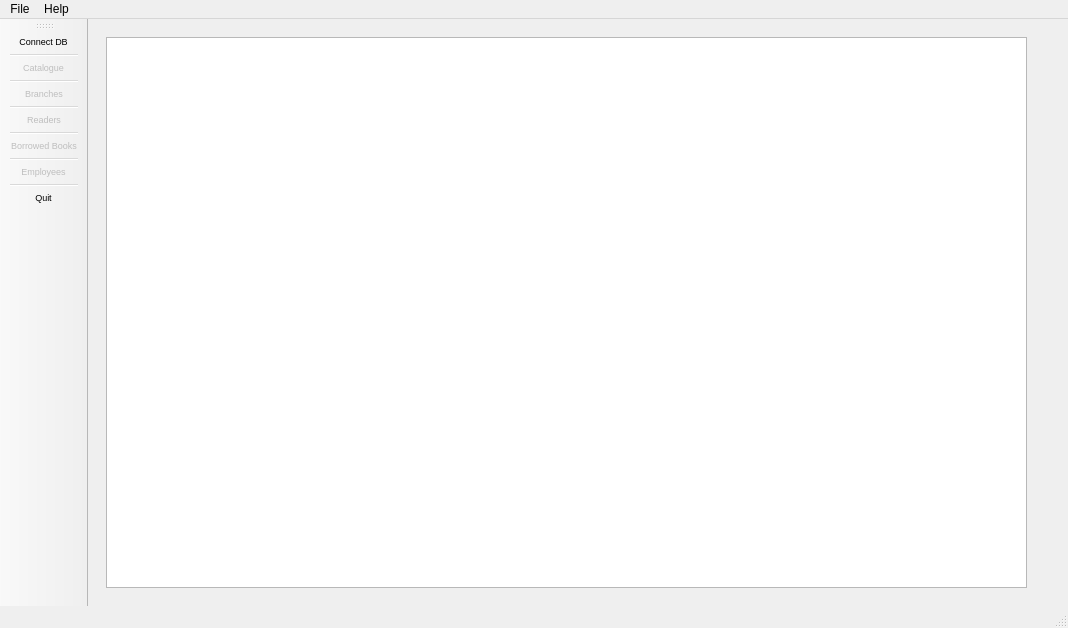
<?xml version="1.0" encoding="UTF-8"?>
<ui version="4.0">
 <class>MainWindow</class>
 <widget class="QMainWindow" name="MainWindow">
  <property name="geometry">
   <rect>
    <x>0</x>
    <y>0</y>
    <width>1068</width>
    <height>628</height>
   </rect>
  </property>
  <property name="windowTitle">
   <string>MainWindow</string>
  </property>
  <widget class="QWidget" name="centralwidget">
   <layout class="QHBoxLayout" name="horizontalLayout_2">
    <item>
     <widget class="QStackedWidget" name="stackedWidget">
      <property name="currentIndex">
       <number>0</number>
      </property>
      <widget class="QWidget" name="page_table">
       <widget class="QTableView" name="tableView">
        <property name="geometry">
         <rect>
          <x>9</x>
          <y>9</y>
          <width>921</width>
          <height>551</height>
         </rect>
        </property>
       </widget>
      </widget>
      <widget class="QWidget" name="page_catalogue">
       <property name="maximumSize">
        <size>
         <width>965</width>
         <height>543</height>
        </size>
       </property>
       <layout class="QHBoxLayout" name="horizontalLayout">
        <item>
         <widget class="QTableView" name="tableView_cat"/>
        </item>
        <item>
         <widget class="QGroupBox" name="groupBox">
          <property name="sizePolicy">
           <sizepolicy hsizetype="Maximum" vsizetype="Fixed">
            <horstretch>0</horstretch>
            <verstretch>0</verstretch>
           </sizepolicy>
          </property>
          <property name="maximumSize">
           <size>
            <width>400</width>
            <height>250</height>
           </size>
          </property>
          <property name="title">
           <string>Filters</string>
          </property>
          <property name="alignment">
           <set>Qt::AlignHCenter|Qt::AlignTop</set>
          </property>
          <layout class="QGridLayout" name="gridLayout">
           <item row="2" column="0">
            <widget class="QLabel" name="label_2">
             <property name="font">
              <font>
               <pointsize>10</pointsize>
              </font>
             </property>
             <property name="text">
              <string>Selected
City:</string>
             </property>
            </widget>
           </item>
           <item row="0" column="1">
            <widget class="QComboBox" name="comboBox_cat">
             <item>
              <property name="text">
               <string>All Categories</string>
              </property>
             </item>
             <item>
              <property name="text">
               <string>Biography</string>
              </property>
             </item>
             <item>
              <property name="text">
               <string>Crime</string>
              </property>
             </item>
             <item>
              <property name="text">
               <string>Fiction</string>
              </property>
             </item>
             <item>
              <property name="text">
               <string>Health</string>
              </property>
             </item>
             <item>
              <property name="text">
               <string>Sport</string>
              </property>
             </item>
             <item>
              <property name="text">
               <string>Travel</string>
              </property>
             </item>
            </widget>
           </item>
           <item row="3" column="0" colspan="2">
            <widget class="QPushButton" name="pushButton">
             <property name="sizePolicy">
              <sizepolicy hsizetype="Minimum" vsizetype="Fixed">
               <horstretch>0</horstretch>
               <verstretch>0</verstretch>
              </sizepolicy>
             </property>
             <property name="text">
              <string>Apply filters</string>
             </property>
            </widget>
           </item>
           <item row="1" column="0" colspan="2">
            <widget class="Line" name="line">
             <property name="sizePolicy">
              <sizepolicy hsizetype="Expanding" vsizetype="Fixed">
               <horstretch>0</horstretch>
               <verstretch>0</verstretch>
              </sizepolicy>
             </property>
             <property name="orientation">
              <enum>Qt::Horizontal</enum>
             </property>
            </widget>
           </item>
           <item row="2" column="1">
            <widget class="QComboBox" name="comboBox_cities">
             <item>
              <property name="text">
               <string>All Cities</string>
              </property>
             </item>
             <item>
              <property name="text">
               <string>London</string>
              </property>
             </item>
             <item>
              <property name="text">
               <string>Toronto</string>
              </property>
             </item>
            </widget>
           </item>
           <item row="0" column="0">
            <widget class="QLabel" name="label">
             <property name="font">
              <font>
               <pointsize>10</pointsize>
              </font>
             </property>
             <property name="text">
              <string>Selected
Categories:</string>
             </property>
            </widget>
           </item>
          </layout>
         </widget>
        </item>
       </layout>
      </widget>
      <widget class="QWidget" name="page_start">
       <layout class="QVBoxLayout" name="verticalLayout_2">
        <item>
         <widget class="QLabel" name="lbl_notConnected">
          <property name="font">
           <font>
            <pointsize>16</pointsize>
           </font>
          </property>
          <property name="text">
           <string>No database connected!</string>
          </property>
          <property name="alignment">
           <set>Qt::AlignCenter</set>
          </property>
         </widget>
        </item>
       </layout>
      </widget>
     </widget>
    </item>
    <item>
     <widget class="QLabel" name="lbl_connection_status">
      <property name="sizePolicy">
       <sizepolicy hsizetype="Fixed" vsizetype="Fixed">
        <horstretch>0</horstretch>
        <verstretch>0</verstretch>
       </sizepolicy>
      </property>
      <property name="minimumSize">
       <size>
        <width>0</width>
        <height>0</height>
       </size>
      </property>
      <property name="maximumSize">
       <size>
        <width>20</width>
        <height>20</height>
       </size>
      </property>
      <property name="text">
       <string/>
      </property>
      <property name="pixmap">
       <pixmap resource="resources.qrc">:/res/img/warning.png</pixmap>
      </property>
      <property name="scaledContents">
       <bool>true</bool>
      </property>
     </widget>
    </item>
   </layout>
  </widget>
  <widget class="QMenuBar" name="menubar">
   <property name="geometry">
    <rect>
     <x>0</x>
     <y>0</y>
     <width>1068</width>
     <height>21</height>
    </rect>
   </property>
   <widget class="QMenu" name="menuFile">
    <property name="title">
     <string>File</string>
    </property>
    <addaction name="actionConnect_DB"/>
    <addaction name="separator"/>
    <addaction name="actionQuit"/>
   </widget>
   <widget class="QMenu" name="menuHelp">
    <property name="title">
     <string>Help</string>
    </property>
    <addaction name="actionAbout"/>
    <addaction name="separator"/>
    <addaction name="actionDatabase_Diagram"/>
    <addaction name="separator"/>
    <addaction name="actionAbout_Qt"/>
   </widget>
   <addaction name="menuFile"/>
   <addaction name="menuHelp"/>
  </widget>
  <widget class="QStatusBar" name="statusbar"/>
  <widget class="QToolBar" name="toolBar">
   <property name="font">
    <font>
     <pointsize>7</pointsize>
    </font>
   </property>
   <property name="windowTitle">
    <string>toolBar</string>
   </property>
   <property name="toolButtonStyle">
    <enum>Qt::ToolButtonTextUnderIcon</enum>
   </property>
   <attribute name="toolBarArea">
    <enum>LeftToolBarArea</enum>
   </attribute>
   <attribute name="toolBarBreak">
    <bool>false</bool>
   </attribute>
   <addaction name="actionConnect_DB"/>
   <addaction name="separator"/>
   <addaction name="actionCatalogue"/>
   <addaction name="separator"/>
   <addaction name="actionLibraries"/>
   <addaction name="separator"/>
   <addaction name="actionReaders"/>
   <addaction name="separator"/>
   <addaction name="actionBorrowings"/>
   <addaction name="separator"/>
   <addaction name="actionEmployees"/>
   <addaction name="separator"/>
   <addaction name="actionQuit"/>
  </widget>
  <action name="actionConnect_DB">
   <property name="icon">
    <iconset resource="resources.qrc">
     <normaloff>:/res/img/new_database.png</normaloff>:/res/img/new_database.png</iconset>
   </property>
   <property name="text">
    <string>Connect DB</string>
   </property>
  </action>
  <action name="actionQuit">
   <property name="icon">
    <iconset resource="resources.qrc">
     <normaloff>:/res/img/close2.png</normaloff>:/res/img/close2.png</iconset>
   </property>
   <property name="text">
    <string>Quit</string>
   </property>
  </action>
  <action name="actionAbout">
   <property name="text">
    <string>About</string>
   </property>
  </action>
  <action name="actionAbout_Qt">
   <property name="text">
    <string>About Qt</string>
   </property>
  </action>
  <action name="actionCatalogue">
   <property name="enabled">
    <bool>false</bool>
   </property>
   <property name="icon">
    <iconset resource="resources.qrc">
     <normaloff>:/res/img/books.png</normaloff>:/res/img/books.png</iconset>
   </property>
   <property name="text">
    <string>Catalogue</string>
   </property>
  </action>
  <action name="actionLibraries">
   <property name="enabled">
    <bool>false</bool>
   </property>
   <property name="icon">
    <iconset resource="resources.qrc">
     <normaloff>:/res/img/branches.png</normaloff>:/res/img/branches.png</iconset>
   </property>
   <property name="text">
    <string>Branches</string>
   </property>
  </action>
  <action name="actionReaders">
   <property name="enabled">
    <bool>false</bool>
   </property>
   <property name="icon">
    <iconset resource="resources.qrc">
     <normaloff>:/res/img/reader.png</normaloff>:/res/img/reader.png</iconset>
   </property>
   <property name="text">
    <string>Readers</string>
   </property>
  </action>
  <action name="actionBorrowings">
   <property name="enabled">
    <bool>false</bool>
   </property>
   <property name="icon">
    <iconset resource="resources.qrc">
     <normaloff>:/res/img/rentals.png</normaloff>:/res/img/rentals.png</iconset>
   </property>
   <property name="text">
    <string>Borrowed Books</string>
   </property>
  </action>
  <action name="actionEmployees">
   <property name="enabled">
    <bool>false</bool>
   </property>
   <property name="icon">
    <iconset resource="resources.qrc">
     <normaloff>:/res/img/employee.png</normaloff>:/res/img/employee.png</iconset>
   </property>
   <property name="text">
    <string>Employees</string>
   </property>
  </action>
  <action name="actionDatabase_Diagram">
   <property name="enabled">
    <bool>false</bool>
   </property>
   <property name="text">
    <string>Database Diagram</string>
   </property>
  </action>
 </widget>
 <resources>
  <include location="resources.qrc"/>
 </resources>
 <connections/>
</ui>
